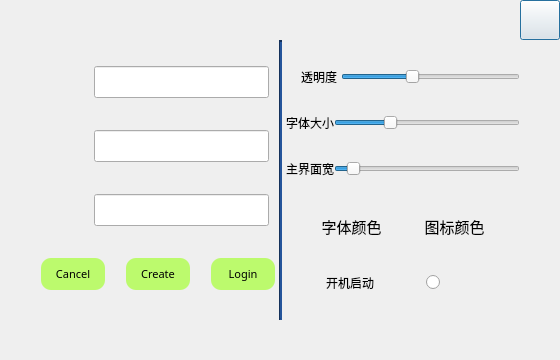
<?xml version="1.0" encoding="UTF-8"?>
<ui version="4.0">
 <class>login</class>
 <widget class="QDialog" name="login">
  <property name="geometry">
   <rect>
    <x>0</x>
    <y>0</y>
    <width>560</width>
    <height>360</height>
   </rect>
  </property>
  <property name="minimumSize">
   <size>
    <width>560</width>
    <height>360</height>
   </size>
  </property>
  <property name="maximumSize">
   <size>
    <width>560</width>
    <height>360</height>
   </size>
  </property>
  <property name="windowTitle">
   <string>Setting</string>
  </property>
  <property name="windowOpacity">
   <double>1.000000000000000</double>
  </property>
  <property name="autoFillBackground">
   <bool>true</bool>
  </property>
  <property name="styleSheet">
   <string notr="true"/>
  </property>
  <property name="sizeGripEnabled">
   <bool>false</bool>
  </property>
  <layout class="QGridLayout" name="gridLayout">
   <property name="leftMargin">
    <number>0</number>
   </property>
   <property name="topMargin">
    <number>0</number>
   </property>
   <property name="rightMargin">
    <number>0</number>
   </property>
   <property name="bottomMargin">
    <number>0</number>
   </property>
   <property name="spacing">
    <number>0</number>
   </property>
   <item row="0" column="1">
    <widget class="QPushButton" name="exit">
     <property name="minimumSize">
      <size>
       <width>40</width>
       <height>40</height>
      </size>
     </property>
     <property name="maximumSize">
      <size>
       <width>40</width>
       <height>40</height>
      </size>
     </property>
     <property name="text">
      <string/>
     </property>
     <property name="icon">
      <iconset resource="icon.qrc">
       <normaloff>:/resource/exit.svg</normaloff>:/resource/exit.svg</iconset>
     </property>
     <property name="iconSize">
      <size>
       <width>40</width>
       <height>40</height>
      </size>
     </property>
    </widget>
   </item>
   <item row="1" column="0">
    <layout class="QHBoxLayout" name="horizontalLayout_8">
     <property name="spacing">
      <number>0</number>
     </property>
     <property name="leftMargin">
      <number>40</number>
     </property>
     <property name="topMargin">
      <number>0</number>
     </property>
     <property name="bottomMargin">
      <number>40</number>
     </property>
     <item>
      <layout class="QVBoxLayout" name="verticalLayout_0">
       <property name="spacing">
        <number>6</number>
       </property>
       <property name="rightMargin">
        <number>0</number>
       </property>
       <item>
        <layout class="QHBoxLayout" name="horizontalLayout_0">
         <property name="rightMargin">
          <number>10</number>
         </property>
         <item>
          <widget class="QPushButton" name="S">
           <property name="text">
            <string/>
           </property>
           <property name="icon">
            <iconset resource="icon.qrc">
             <normaloff>:/resource/server.svg</normaloff>:/resource/server.svg</iconset>
           </property>
           <property name="iconSize">
            <size>
             <width>32</width>
             <height>32</height>
            </size>
           </property>
           <property name="flat">
            <bool>true</bool>
           </property>
          </widget>
         </item>
         <item>
          <widget class="QLineEdit" name="server_port">
           <property name="minimumSize">
            <size>
             <width>175</width>
             <height>32</height>
            </size>
           </property>
           <property name="maximumSize">
            <size>
             <width>175</width>
             <height>32</height>
            </size>
           </property>
           <property name="font">
            <font>
             <family>JetBrains Mono</family>
             <pointsize>8</pointsize>
            </font>
           </property>
           <property name="inputMethodHints">
            <set>Qt::ImhNone</set>
           </property>
           <property name="text">
            <string/>
           </property>
           <property name="maxLength">
            <number>22</number>
           </property>
           <property name="placeholderText">
            <string/>
           </property>
           <property name="clearButtonEnabled">
            <bool>true</bool>
           </property>
          </widget>
         </item>
        </layout>
       </item>
       <item>
        <layout class="QHBoxLayout" name="horizontalLayout_1">
         <property name="rightMargin">
          <number>10</number>
         </property>
         <item>
          <widget class="QPushButton" name="U">
           <property name="text">
            <string/>
           </property>
           <property name="icon">
            <iconset resource="icon.qrc">
             <normaloff>:/resource/user.svg</normaloff>:/resource/user.svg</iconset>
           </property>
           <property name="iconSize">
            <size>
             <width>32</width>
             <height>32</height>
            </size>
           </property>
           <property name="flat">
            <bool>true</bool>
           </property>
          </widget>
         </item>
         <item>
          <widget class="QLineEdit" name="username">
           <property name="minimumSize">
            <size>
             <width>175</width>
             <height>32</height>
            </size>
           </property>
           <property name="maximumSize">
            <size>
             <width>175</width>
             <height>32</height>
            </size>
           </property>
           <property name="font">
            <font>
             <family>JetBrains Mono</family>
             <pointsize>8</pointsize>
            </font>
           </property>
           <property name="inputMethodHints">
            <set>Qt::ImhNone</set>
           </property>
           <property name="text">
            <string/>
           </property>
           <property name="maxLength">
            <number>8</number>
           </property>
           <property name="placeholderText">
            <string extracomment="username"/>
           </property>
           <property name="clearButtonEnabled">
            <bool>true</bool>
           </property>
          </widget>
         </item>
        </layout>
       </item>
       <item>
        <layout class="QHBoxLayout" name="horizontalLayout_2">
         <property name="rightMargin">
          <number>10</number>
         </property>
         <item>
          <widget class="QPushButton" name="P">
           <property name="font">
            <font>
             <family>JetBrains Mono</family>
            </font>
           </property>
           <property name="text">
            <string/>
           </property>
           <property name="icon">
            <iconset resource="icon.qrc">
             <normaloff>:/resource/passwd.svg</normaloff>:/resource/passwd.svg</iconset>
           </property>
           <property name="iconSize">
            <size>
             <width>32</width>
             <height>32</height>
            </size>
           </property>
           <property name="flat">
            <bool>true</bool>
           </property>
          </widget>
         </item>
         <item>
          <widget class="QLineEdit" name="password">
           <property name="minimumSize">
            <size>
             <width>175</width>
             <height>32</height>
            </size>
           </property>
           <property name="maximumSize">
            <size>
             <width>175</width>
             <height>32</height>
            </size>
           </property>
           <property name="font">
            <font>
             <family>JetBrains Mono</family>
             <pointsize>8</pointsize>
            </font>
           </property>
           <property name="inputMethodHints">
            <set>Qt::ImhHiddenText|Qt::ImhNoAutoUppercase|Qt::ImhNoPredictiveText|Qt::ImhSensitiveData</set>
           </property>
           <property name="text">
            <string/>
           </property>
           <property name="maxLength">
            <number>12</number>
           </property>
           <property name="frame">
            <bool>true</bool>
           </property>
           <property name="echoMode">
            <enum>QLineEdit::Password</enum>
           </property>
           <property name="alignment">
            <set>Qt::AlignLeading|Qt::AlignLeft|Qt::AlignVCenter</set>
           </property>
           <property name="placeholderText">
            <string comment="password" extracomment="password"/>
           </property>
           <property name="clearButtonEnabled">
            <bool>true</bool>
           </property>
          </widget>
         </item>
        </layout>
       </item>
       <item>
        <layout class="QHBoxLayout" name="horizontalLayout_3">
         <property name="spacing">
          <number>20</number>
         </property>
         <property name="leftMargin">
          <number>0</number>
         </property>
         <property name="rightMargin">
          <number>0</number>
         </property>
         <item>
          <widget class="QPushButton" name="cancel">
           <property name="minimumSize">
            <size>
             <width>0</width>
             <height>32</height>
            </size>
           </property>
           <property name="maximumSize">
            <size>
             <width>64</width>
             <height>32</height>
            </size>
           </property>
           <property name="font">
            <font>
             <family>JetBrains Mono</family>
             <pointsize>8</pointsize>
            </font>
           </property>
           <property name="styleSheet">
            <string notr="true">border-radius:10px;
background-color: rgb(188, 250, 109);</string>
           </property>
           <property name="text">
            <string>Cancel</string>
           </property>
           <property name="flat">
            <bool>false</bool>
           </property>
          </widget>
         </item>
         <item>
          <widget class="QPushButton" name="creteNewUser">
           <property name="minimumSize">
            <size>
             <width>0</width>
             <height>32</height>
            </size>
           </property>
           <property name="maximumSize">
            <size>
             <width>64</width>
             <height>32</height>
            </size>
           </property>
           <property name="font">
            <font>
             <family>JetBrains Mono</family>
             <pointsize>8</pointsize>
            </font>
           </property>
           <property name="styleSheet">
            <string notr="true">border-radius:10px;
background-color: rgb(188, 250, 109);</string>
           </property>
           <property name="text">
            <string>Create</string>
           </property>
           <property name="flat">
            <bool>false</bool>
           </property>
          </widget>
         </item>
         <item>
          <widget class="QPushButton" name="Login">
           <property name="minimumSize">
            <size>
             <width>0</width>
             <height>32</height>
            </size>
           </property>
           <property name="maximumSize">
            <size>
             <width>64</width>
             <height>32</height>
            </size>
           </property>
           <property name="font">
            <font>
             <family>JetBrains Mono</family>
             <pointsize>8</pointsize>
            </font>
           </property>
           <property name="styleSheet">
            <string notr="true">border-radius:10px;
background-color: rgb(188, 250, 109);</string>
           </property>
           <property name="text">
            <string>Login</string>
           </property>
           <property name="flat">
            <bool>false</bool>
           </property>
          </widget>
         </item>
        </layout>
       </item>
      </layout>
     </item>
     <item>
      <widget class="Line" name="line">
       <property name="minimumSize">
        <size>
         <width>0</width>
         <height>0</height>
        </size>
       </property>
       <property name="styleSheet">
        <string notr="true">background-color: rgb(32, 74, 135);</string>
       </property>
       <property name="lineWidth">
        <number>2</number>
       </property>
       <property name="orientation">
        <enum>Qt::Vertical</enum>
       </property>
      </widget>
     </item>
     <item>
      <layout class="QVBoxLayout" name="verticalLayout">
       <property name="leftMargin">
        <number>4</number>
       </property>
       <item>
        <layout class="QHBoxLayout" name="horizontalLayout_4">
         <property name="spacing">
          <number>0</number>
         </property>
         <property name="leftMargin">
          <number>15</number>
         </property>
         <item>
          <widget class="QLabel" name="transparentLabel">
           <property name="font">
            <font>
             <family>Adobe 黑体 Std R</family>
             <pointsize>9</pointsize>
            </font>
           </property>
           <property name="text">
            <string>透明度 </string>
           </property>
          </widget>
         </item>
         <item>
          <widget class="QSlider" name="transparent">
           <property name="maximum">
            <number>255</number>
           </property>
           <property name="singleStep">
            <number>5</number>
           </property>
           <property name="pageStep">
            <number>25</number>
           </property>
           <property name="value">
            <number>100</number>
           </property>
           <property name="sliderPosition">
            <number>100</number>
           </property>
           <property name="tracking">
            <bool>false</bool>
           </property>
           <property name="orientation">
            <enum>Qt::Horizontal</enum>
           </property>
          </widget>
         </item>
        </layout>
       </item>
       <item>
        <layout class="QHBoxLayout" name="horizontalLayout_5">
         <item>
          <widget class="QLabel" name="fontSizeLabel">
           <property name="font">
            <font>
             <family>Adobe 黑体 Std R</family>
             <pointsize>9</pointsize>
            </font>
           </property>
           <property name="text">
            <string>字体大小</string>
           </property>
          </widget>
         </item>
         <item>
          <widget class="QSlider" name="fontSizeSlider">
           <property name="minimum">
            <number>9</number>
           </property>
           <property name="maximum">
            <number>16</number>
           </property>
           <property name="pageStep">
            <number>1</number>
           </property>
           <property name="value">
            <number>11</number>
           </property>
           <property name="sliderPosition">
            <number>11</number>
           </property>
           <property name="orientation">
            <enum>Qt::Horizontal</enum>
           </property>
          </widget>
         </item>
        </layout>
       </item>
       <item>
        <layout class="QHBoxLayout" name="horizontalLayout">
         <item>
          <widget class="QLabel" name="mainWinWidthLabel">
           <property name="font">
            <font>
             <family>Adobe 黑体 Std R</family>
             <pointsize>9</pointsize>
            </font>
           </property>
           <property name="text">
            <string>主界面宽</string>
           </property>
          </widget>
         </item>
         <item>
          <widget class="QSlider" name="mainWinWidthSlider">
           <property name="minimum">
            <number>280</number>
           </property>
           <property name="maximum">
            <number>560</number>
           </property>
           <property name="value">
            <number>300</number>
           </property>
           <property name="orientation">
            <enum>Qt::Horizontal</enum>
           </property>
          </widget>
         </item>
        </layout>
       </item>
       <item>
        <layout class="QHBoxLayout" name="horizontalLayout_6">
         <item>
          <widget class="QPushButton" name="chooseFontColor">
           <property name="minimumSize">
            <size>
             <width>75</width>
             <height>40</height>
            </size>
           </property>
           <property name="maximumSize">
            <size>
             <width>75</width>
             <height>16777215</height>
            </size>
           </property>
           <property name="font">
            <font>
             <family>Adobe 楷体 Std R</family>
             <pointsize>11</pointsize>
            </font>
           </property>
           <property name="styleSheet">
            <string notr="true">border-radius:3px;
</string>
           </property>
           <property name="text">
            <string>字体颜色</string>
           </property>
          </widget>
         </item>
         <item>
          <widget class="QPushButton" name="chooseIconColor">
           <property name="minimumSize">
            <size>
             <width>75</width>
             <height>40</height>
            </size>
           </property>
           <property name="maximumSize">
            <size>
             <width>75</width>
             <height>16777215</height>
            </size>
           </property>
           <property name="font">
            <font>
             <family>Adobe 楷体 Std R</family>
             <pointsize>11</pointsize>
            </font>
           </property>
           <property name="styleSheet">
            <string notr="true">border-radius:3px;</string>
           </property>
           <property name="text">
            <string>图标颜色</string>
           </property>
          </widget>
         </item>
        </layout>
       </item>
       <item>
        <layout class="QHBoxLayout" name="horizontalLayout_7">
         <property name="spacing">
          <number>0</number>
         </property>
         <property name="leftMargin">
          <number>40</number>
         </property>
         <property name="rightMargin">
          <number>80</number>
         </property>
         <item>
          <widget class="QLabel" name="label">
           <property name="font">
            <font>
             <family>Adobe 黑体 Std R</family>
            </font>
           </property>
           <property name="text">
            <string>开机启动</string>
           </property>
          </widget>
         </item>
         <item>
          <widget class="QRadioButton" name="radioButton">
           <property name="layoutDirection">
            <enum>Qt::RightToLeft</enum>
           </property>
           <property name="text">
            <string/>
           </property>
          </widget>
         </item>
        </layout>
       </item>
      </layout>
     </item>
    </layout>
   </item>
   <item row="1" column="1">
    <spacer name="verticalSpacer">
     <property name="orientation">
      <enum>Qt::Vertical</enum>
     </property>
     <property name="sizeHint" stdset="0">
      <size>
       <width>20</width>
       <height>40</height>
      </size>
     </property>
    </spacer>
   </item>
   <item row="0" column="0">
    <spacer name="horizontalSpacer">
     <property name="orientation">
      <enum>Qt::Horizontal</enum>
     </property>
     <property name="sizeHint" stdset="0">
      <size>
       <width>40</width>
       <height>20</height>
      </size>
     </property>
    </spacer>
   </item>
  </layout>
 </widget>
 <resources>
  <include location="icon.qrc"/>
 </resources>
 <connections/>
</ui>
